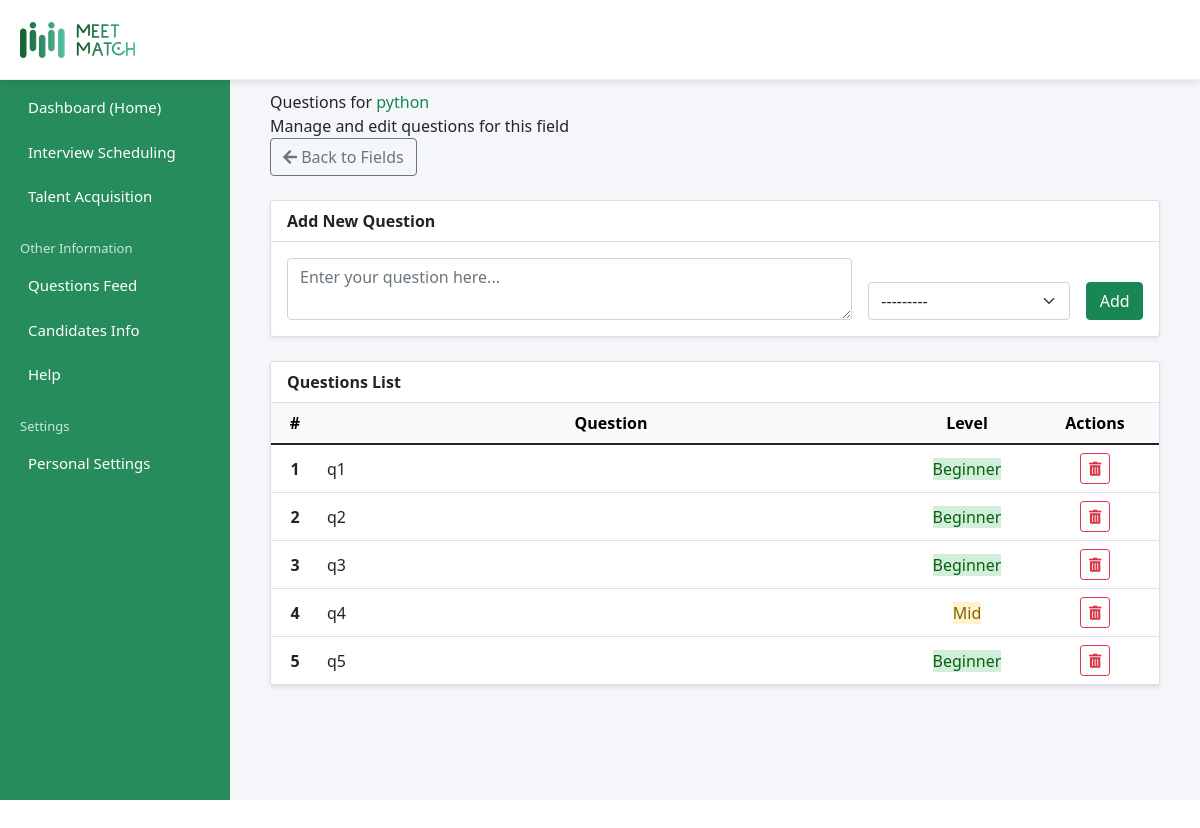
Screenshot of /admin_dashboard/questions/field/python-2025-06-28-070957179857/ (signed in) with the database file from the repository.
### questions/models.py (models this page shows, shortened)
class Field(models.Model):
    typeChoices = [
        ('Techincal', 'Techincal'),
        ('Soft Skill', 'Soft Skill'),
    ]
    created_by = models.ForeignKey(User, on_delete=models.CASCADE)
    field_type = models.CharField(max_length=50, choices=typeChoices, default='Techincal')
    name = models.CharField(max_length=100)
    slug = models.SlugField(max_length=100, unique=True, blank=True)

class Question(models.Model):
    LEVEL_CHOICES = [
        ('Beginner', 'Beginner'),
        ('Mid', 'Mid Level'),
        ('Advanced', 'Advanced'),
    ]
    created_by = models.ForeignKey(User, on_delete=models.CASCADE)
    field = models.ForeignKey(Field, on_delete=models.CASCADE, related_name='questions')
    level = models.CharField(max_length=20, choices=LEVEL_CHOICES)
    question_text = models.TextField()

### questions/views.py (the view)
# urls.py: path('field/<slug:field_slug>/', views.edit_question, name='edit_question'),
@login_required
def edit_question(request, field_slug):
    field = get_object_or_404(Field, slug=field_slug)
    questions = Question.objects.filter(field=field,created_by=request.user)
    if request.method == 'POST':
        form = QuestionForm(request.POST)
        if form.is_valid():
            question = form.save(commit=False)
            question.field = field
            question.created_by = request.user
            question.save()
            messages.success(request, 'Question added successfully!')
            return redirect('Questions:edit_question', field_slug=field_slug)
    else:
        form = QuestionForm()
    context = {
        'field': field,
        'questions': questions,
        'form': form,
    }
    return render(request, 'admin/edit_question.html', context)

### questions/forms.py
class QuestionForm(forms.ModelForm):
    class Meta:
        model = Question
        fields = ['question_text', 'level']
        widgets = {
            'level': forms.Select(attrs={
                'class': 'form-control',
                'placeholder': 'difficulty level'
            }),
            'question_text': forms.Textarea(attrs={
                'class': 'form-control',
                'rows': 2,
                'placeholder': 'Enter your question here...'
            }),
        }

### templates/admin/edit_question.html (shortened to what this page needs)
{% extends 'admin_base.html' %}
{% load static %}
{% load widget_tweaks %}
{% block extra_css %}
<link href="https://cdn.jsdelivr.net/npm/bootstrap@5.1.3/dist/css/bootstrap.min.css" rel="stylesheet">
<link rel="stylesheet" href="https://cdnjs.cloudflare.com/ajax/libs/font-awesome/5.15.4/css/all.min.css">
{% endblock %}
{% block content %}
<div class="question-header mb-4">
    <div>
        <div class="question-title">Questions for <span class="text-success">{{ field.name }}</span></div>
        <div class="question-subtitle">Manage and edit questions for this field</div>
    </div>
    <div class="header-buttons">
        <a href="{% url 'Questions:questions' %}" class="btn btn-outline-secondary"><i class="fas fa-arrow-left"></i> Back to Fields</a>
    </div>
</div>
<div class="card mb-4 shadow-sm">
    <div class="card-header bg-white fw-bold">Add New Question</div>
    <div class="card-body">
        <form method="POST" class="row g-3 align-items-end">
            <div class="col-md-8">
                {{ form.question_text }}
            </div>
            <div class="col-md-3">
                {{ form.level|add_class:'form-select' }}
            </div>
            <div class="col-md-1 d-grid">
                <input type="submit" class="btn btn-success" value="Add">
            </div>
        </form>
    </div>
</div>
<div class="card shadow-sm">
    <div class="card-header bg-white fw-bold">Questions List</div>
    <div class="card-body p-0">
        <div class="table-responsive">
            <table class="table mb-0 align-middle">
                <thead class="table-light">
                    <tr class="text-center">
                        <th style="width: 3rem;">#</th>
                        <th>Question</th>
                        <th style="width: 8rem;">Level</th>
                        <th style="width: 8rem;">Actions</th>
                    </tr>
                </thead>
                <tbody>
                    {% for question in questions %}
                    <tr>
                        <td class="text-center fw-bold">{{ forloop.counter }}</td>
                        <td>{{ question.question_text|truncatechars:120 }}</td>
                        <td class="text-center">
                            {% if question.level == 'Beginner' %}
                                <span class="status-badge" style="background-color:#d4edda; color:#04630E;">Beginner</span>
                            {% elif question.level == 'Mid' %}
                                <span class="status-badge" style="background-color:#fff3cd; color:#856404;">Mid</span>
                            {% elif question.level == 'Advanced' %}
                                <span class="status-badge" style="background-color:#f8d7da; color:#721c24;">Advanced</span>
                            {% else %}
                                <span class="status-badge bg-secondary text-white">Unknown</span>
                            {% endif %}
                        </td>
                        <td class="text-center">
                            <form method="post" action="{% url 'Questions:delete_question' question.id %}" style="display:inline;">
                                <button type="submit" class="btn btn-sm btn-outline-danger" title="Delete" onclick="return confirm('Delete this question?');">
                                    <i class="fas fa-trash-alt"></i>
                                </button>
                            </form>
                        </td>
                    </tr>
                    {% empty %}
                    <tr><td colspan="4" class="text-center text-muted py-3">No questions found for this field.</td></tr>
                    {% endfor %}
                </tbody>
            </table>
        </div>
    </div>
</div>
</div>
{% endblock %}

### static/css/style.css (style rules this page uses)
* { margin: 0; padding: 0; box-sizing: border-box; font-family: 'Segoe UI', sans-serif; }
body, html { height: 100%; background-color: #fff; }
body { color: #1a1a1a; }

### rows the page displays
Field: name "python"
Question: question_text "q1", level "Beginner"
Question: question_text "q2", level "Beginner"
Question: question_text "q3", level "Beginner"
Question: question_text "q4", level "Mid"
Question: question_text "q5", level "Beginner"
